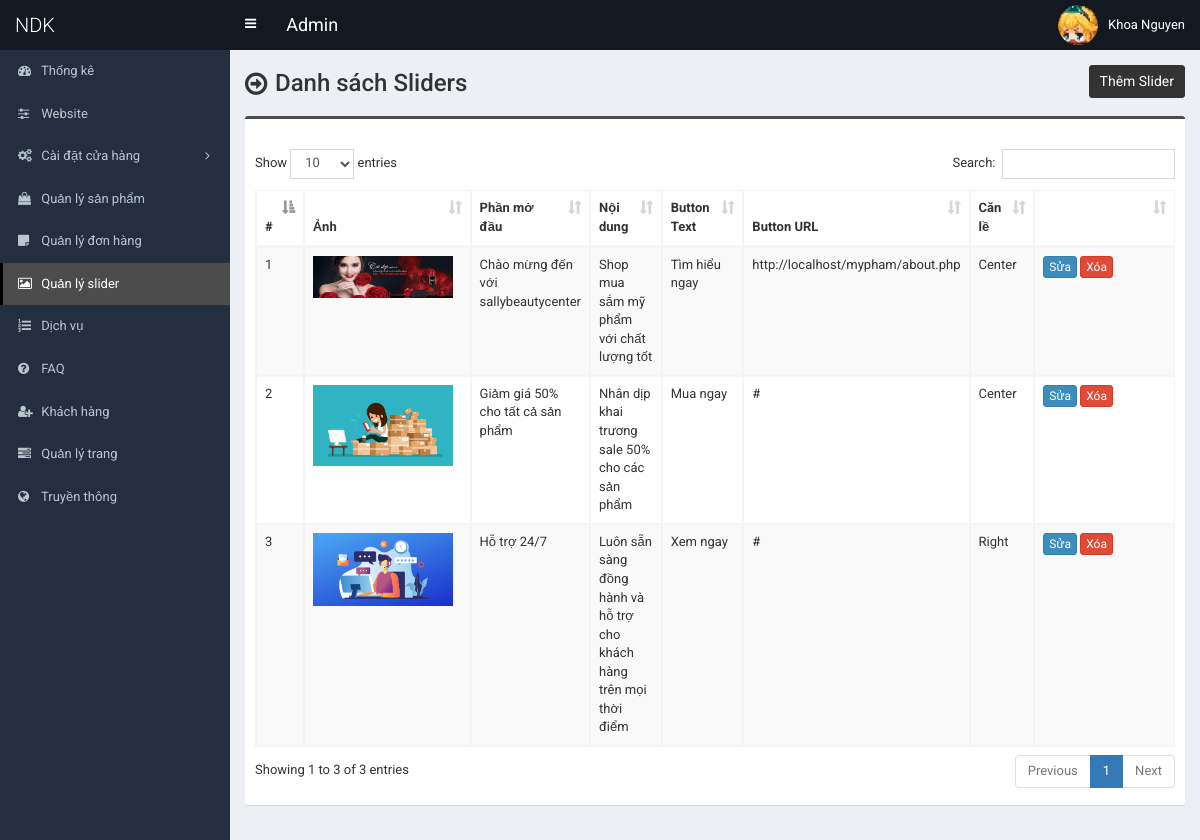
Screenshot of /admin/slider.php (signed in) with the database file from the repository.
### tables this page shows
CREATE TABLE `tbl_slider` (
  `id` int(11) NOT NULL,
  `photo` varchar(255) NOT NULL,
  `heading` varchar(255) NOT NULL,
  `content` text NOT NULL,
  `button_text` varchar(255) NOT NULL,
  `button_url` varchar(255) NOT NULL,
  `position` varchar(255) NOT NULL
);

### admin/slider.php (the view, shortened to what this page needs)
<?php require_once('header.php'); ?>
<section class="content-header">
	<div class="content-header-left">
		<h1>Danh sách Sliders</h1>
	</div>
	<div class="content-header-right">
		<a href="slider-add.php" class="btn btn-primary btn-sm">Thêm Slider</a>
	</div>
</section>
<section class="content">
	<div class="row">
		<div class="col-md-12">
			<div class="box box-info">
				<div class="box-body table-responsive">
					<table id="example1" class="table table-bordered table-hover table-striped">
						<thead>
							<tr>
								<th>#</th>
								<th>Ảnh</th>
								<th>Phần mở đầu</th>
								<th>Nội dung</th>
								<th>Button Text</th>
								<th>Button URL</th>
								<th>Căn lề</th>
								<th width="140"></th>
							</tr>
						</thead>
						<tbody>
							<?php
							$i=0;
							$statement = $pdo->prepare("SELECT
														id,
														photo,
														heading,
														content,
														button_text,
														button_url,
														position
							                           	FROM tbl_slider
							                           	");
							$statement->execute();
							$result = $statement->fetchAll(PDO::FETCH_ASSOC);
							foreach ($result as $row) {
								$i++;
								?>
								<tr>
									<td><?php echo $i; ?></td>
									<td style="width:150px;"><img src="../assets/uploads/<?php echo $row['photo']; ?>" alt="<?php echo $row['heading']; ?>" style="width:140px;"></td>
									<td><?php echo $row['heading']; ?></td>
									<td><?php echo $row['content']; ?></td>
									<td><?php echo $row['button_text']; ?></td>
									<td><?php echo $row['button_url']; ?></td>
									<td><?php echo $row['position']; ?></td>
									<td>
										<a href="slider-edit.php?id=<?php echo $row['id']; ?>" class="btn btn-primary btn-xs">Sửa</a>
										<a href="#" class="btn btn-danger btn-xs" data-href="slider-delete.php?id=<?php echo $row['id']; ?>" data-toggle="modal" data-target="#confirm-delete">Xóa</a>
									</td>
								</tr>
								<?php
							}
							?>
						</tbody>
					</table>
				</div>
			</div>
		</div>
	</div>
</section>
<?php require_once('footer.php'); ?>

### admin/style.css (style rules this page uses)
body { font-size: 13px; font-family: "Roboto", sans-serif; }
.content-header > h1, .content-header .content-header-left h1 { font-family: "Roboto", sans-serif; }
.box-info { padding-top: 20px; }
.content-header { overflow: hidden; }
.content-header .content-header-left { float: left; padding-top: 5px; }
.content-header .content-header-right { float: right; }
.content-header .content-header-left h1 { margin-top: 0; margin-bottom: 0; padding-left: 30px; padding-bottom: 5px; font-size: 24px; position: relative; }
.content-header .content-header-left h1:before { position: absolute; top: 0; left: 0; font-family: "FontAwesome", sans-serif; font-size: 26px; content: "\f18e"; }
.content-header .content-header-right a { position: relative; font-size: 14px; }
.box.box-info { border-top-color: #4c4c4c; }
.content-header .content-header-right a { background-color: #333333; border-color: #333333; }

### rows the page displays
tbl_slider: photo (picture), heading "Chào mừng đến với sallybeautycenter", content "Shop mua sắm mỹ phẩm với chất lượng tốt", button_text "Tìm hiểu ngay", button_url "http://localhost/mypham/about.php", position "Center"
tbl_slider: photo (picture), heading "Giảm giá 50% cho tất cả sản phẩm", content "Nhân dịp khai trương sale 50% cho các sản phẩm", button_text "Mua ngay", button_url "#", position "Center"
tbl_slider: photo (picture), heading "Hỗ trợ 24/7", content "Luôn sẵn sàng đồng hành và hỗ trợ cho khách hàng trên mọi thời điểm", button_text "Xem ngay", button_url "#", position "Right"

### other values shown
$_SESSION['user']['full_name'] "Khoa Nguyen"
